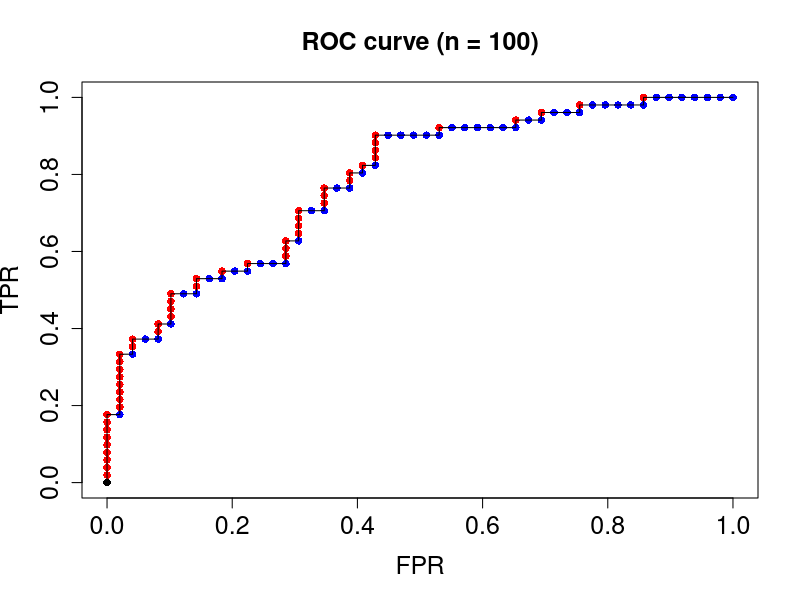

R code for this plot:
n <- 100  # Number of cases in the data set

# Data frame with two columns: score is randomly generated, true.class is initialized to 0
df <- data.frame(score = runif(n), true.class = rep(0,n)) 

# Set the true.class values (0 or 1) according to the score value
# Note that in reality, true.class is known (not artificially generated)
df$true.class <- sapply(df$score, function(x) rbinom(1,1,x))

# Sort by score (high to low)
df <- df[order(-df$score),]
rownames(df) <- NULL  # Reset the row number to 1,2,3,...

# Total # of positive and negative cases in the data set
P = sum(df$true.class == 1)
N = sum(df$true.class == 0)

# Vectors to hold the coordinates of points on the ROC curve
TPR = c(0,vector(mode="numeric", length=n))
FPR = c(0,vector(mode="numeric", length=n))

# Calculate the coordinates from one point to the next
for(k in 1:n){
  if(df[k,"true.class"] == 1){
    TPR[k+1] = TPR[k] + 1/P
    FPR[k+1] = FPR[k]
  } else{
    TPR[k+1] = TPR[k]
    FPR[k+1] = FPR[k] + 1/N
  }
}

# Color scheme: Positive case in red, negative case in blue
color = c("black","blue","red")

# Plot the ROC curve
plot(FPR, TPR, main=paste0("ROC curve"," (n = ", n, ")"), pch=16, col=color[(2+c(-1,df$true.class))], cex.lab = 1.5, cex.axis = 1.5, cex.main = 1.5)
lines(FPR,TPR)

